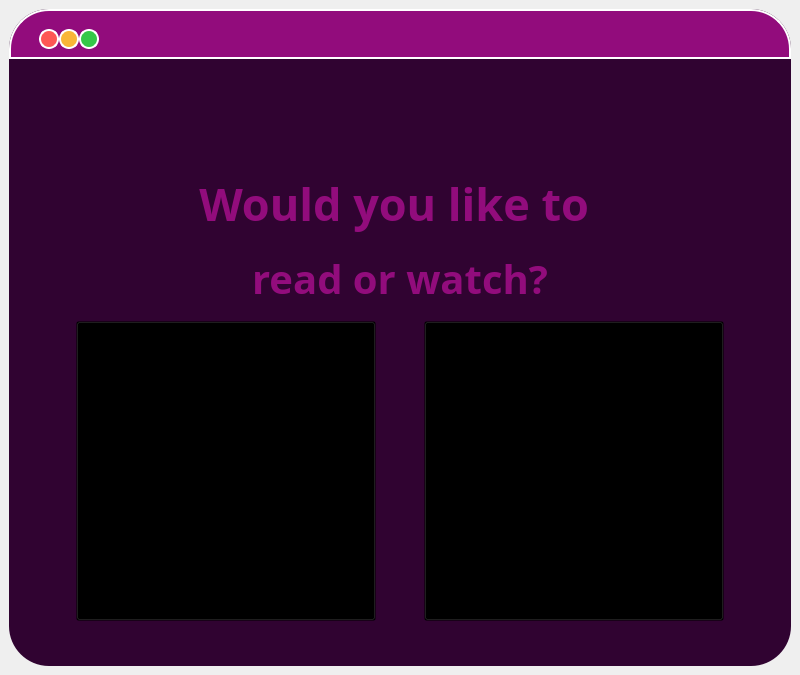
<?xml version="1.0" encoding="UTF-8"?>
<ui version="4.0">
 <class>MainWindow</class>
 <widget class="QMainWindow" name="MainWindow">
  <property name="geometry">
   <rect>
    <x>0</x>
    <y>0</y>
    <width>800</width>
    <height>675</height>
   </rect>
  </property>
  <property name="windowTitle">
   <string>MainWindow</string>
  </property>
  <widget class="QWidget" name="centralwidgetMainMenu">
   <layout class="QVBoxLayout" name="verticalLayout">
    <item>
     <widget class="QFrame" name="mainFrame">
      <property name="styleSheet">
       <string notr="true">QFrame{background:#300331;
border-style: solid;
  border-color: red;
border-radius:40;}


QPushButton:hover {
background: qradialgradient(
cx: 0.3, cy: -0.4, fx: 0.3, fy: -0.4,
radius: 1.35, stop: 0 #fff, stop: 1 #bbb
);
}

QSplitter::handle {
    background: none;
}

QPushButton:pressed {
border-style: inset;
background: qradialgradient(
cx: 0.4, cy: -0.1, fx: 0.4, fy: -0.1,
radius: 1.35, stop: 0 #fff, stop: 1 #ddd
);}</string>
      </property>
      <property name="frameShape">
       <enum>QFrame::StyledPanel</enum>
      </property>
      <property name="frameShadow">
       <enum>QFrame::Raised</enum>
      </property>
      <layout class="QHBoxLayout" name="horizontalLayout">
       <property name="leftMargin">
        <number>0</number>
       </property>
       <property name="topMargin">
        <number>0</number>
       </property>
       <property name="rightMargin">
        <number>0</number>
       </property>
       <property name="bottomMargin">
        <number>0</number>
       </property>
       <item>
        <widget class="QSplitter" name="splitter">
         <property name="styleSheet">
          <string notr="true">background:none;</string>
         </property>
         <property name="orientation">
          <enum>Qt::Vertical</enum>
         </property>
         <widget class="QWidget" name="layoutWidget">
          <layout class="QVBoxLayout" name="barLogo">
           <item>
            <widget class="QGroupBox" name="TabBar">
             <property name="minimumSize">
              <size>
               <width>0</width>
               <height>50</height>
              </size>
             </property>
             <property name="maximumSize">
              <size>
               <width>16777215</width>
               <height>50</height>
              </size>
             </property>
             <property name="styleSheet">
              <string notr="true">background:#920C7C;
border: 2px solid white;
border-radius:0;
border-top-left-radius: 40;
border-top-right-radius: 40;
</string>
             </property>
             <property name="title">
              <string/>
             </property>
             <widget class="QPushButton" name="btnClose">
              <property name="geometry">
               <rect>
                <x>30</x>
                <y>20</y>
                <width>20</width>
                <height>20</height>
               </rect>
              </property>
              <property name="styleSheet">
               <string notr="true">QPushButton{
background-color: #FD5754;
border-style: solid;
border-color: white;
border-width: 2px;
border-radius: 10px;
}

QPushButton:hover {
background: #37AED4;
}

QPushButton:pressed {
border-style: inset;
background: qradialgradient(
cx: 0.4, cy: -0.1, fx: 0.4, fy: -0.1,
radius: 1.35, stop: 0 #fff, stop: 1 #ddd
);}</string>
              </property>
              <property name="text">
               <string/>
              </property>
             </widget>
             <widget class="QPushButton" name="btnminimize">
              <property name="geometry">
               <rect>
                <x>50</x>
                <y>20</y>
                <width>20</width>
                <height>20</height>
               </rect>
              </property>
              <property name="styleSheet">
               <string notr="true">QPushButton{
background-color: #F9B637;
border-style: solid;
border-color: white;
border-width: 2px;
border-radius: 10px;
}

QPushButton:hover {
background: #37AED4;
}

QPushButton:pressed {
border-style: inset;
background: qradialgradient(
cx: 0.4, cy: -0.1, fx: 0.4, fy: -0.1,
radius: 1.35, stop: 0 #fff, stop: 1 #ddd
);}</string>
              </property>
              <property name="text">
               <string/>
              </property>
             </widget>
             <widget class="QPushButton" name="btnZoom">
              <property name="geometry">
               <rect>
                <x>70</x>
                <y>20</y>
                <width>20</width>
                <height>20</height>
               </rect>
              </property>
              <property name="styleSheet">
               <string notr="true">QPushButton{
background-color: #34C848;
border-style: solid;
border-color: white;
border-width: 2px;
border-radius: 10px;
}


QPushButton:hover {
background: #37AED4;
}

QPushButton:pressed {
border-style: inset;
background: qradialgradient(
cx: 0.4, cy: -0.1, fx: 0.4, fy: -0.1,
radius: 1.35, stop: 0 #fff, stop: 1 #ddd
);}</string>
              </property>
              <property name="text">
               <string/>
              </property>
             </widget>
            </widget>
           </item>
           <item>
            <widget class="QGroupBox" name="BooksLogo">
             <property name="minimumSize">
              <size>
               <width>0</width>
               <height>75</height>
              </size>
             </property>
             <property name="styleSheet">
              <string notr="true">border:none;</string>
             </property>
             <property name="title">
              <string/>
             </property>
             <layout class="QHBoxLayout" name="horizontalLayout_6">
              <item>
               <layout class="QHBoxLayout" name="horizontalLayout_5">
                <item>
                 <widget class="QLabel" name="label_9">
                  <property name="minimumSize">
                   <size>
                    <width>50</width>
                    <height>50</height>
                   </size>
                  </property>
                  <property name="styleSheet">
                   <string notr="true">background:none;
font-size:30px;
color:white;
font-weight:bold;
font-family:google sans;
image: url(:/logo/img/RecSy.png);</string>
                  </property>
                  <property name="text">
                   <string/>
                  </property>
                  <property name="margin">
                   <number>20</number>
                  </property>
                 </widget>
                </item>
                <item>
                 <widget class="QToolButton" name="btnGoProfile_2">
                  <property name="minimumSize">
                   <size>
                    <width>60</width>
                    <height>60</height>
                   </size>
                  </property>
                  <property name="styleSheet">
                   <string notr="true">QToolButton{
background:transparent;
image: url(:/profile/img/profile.png);
}
QToolButton:hover {
background: #920C7C;
border: solid 1px;
border-radius:25;
}

QToolButton:pressed {
border-style: inset;
background: #37AED4;}</string>
                  </property>
                  <property name="text">
                   <string/>
                  </property>
                 </widget>
                </item>
               </layout>
              </item>
             </layout>
            </widget>
           </item>
          </layout>
         </widget>
         <widget class="QWidget" name="layoutWidget_2">
          <layout class="QVBoxLayout" name="WholeBody">
           <property name="leftMargin">
            <number>25</number>
           </property>
           <property name="rightMargin">
            <number>25</number>
           </property>
           <property name="bottomMargin">
            <number>15</number>
           </property>
           <item>
            <layout class="QVBoxLayout" name="verticalLayout_2">
             <property name="spacing">
              <number>0</number>
             </property>
             <item>
              <widget class="QLabel" name="label_2">
               <property name="styleSheet">
                <string notr="true">QLabel{
font-size:45px;
color:#920C7C;
font-weight:bold;
font-family:Google Sans;
}</string>
               </property>
               <property name="text">
                <string>Would you like to </string>
               </property>
               <property name="alignment">
                <set>Qt::AlignCenter</set>
               </property>
              </widget>
             </item>
             <item>
              <widget class="QLabel" name="label_3">
               <property name="styleSheet">
                <string notr="true">QLabel{
font-size:40px;
color:#920C7C;
font-weight:bold;
font-family:Google Sans;
}</string>
               </property>
               <property name="text">
                <string>read or watch?</string>
               </property>
               <property name="alignment">
                <set>Qt::AlignCenter</set>
               </property>
              </widget>
             </item>
            </layout>
           </item>
           <item>
            <layout class="QHBoxLayout" name="horizontalLayout_2">
             <property name="bottomMargin">
              <number>30</number>
             </property>
             <item>
              <widget class="QToolButton" name="btnChooseBookCategory">
               <property name="minimumSize">
                <size>
                 <width>300</width>
                 <height>300</height>
                </size>
               </property>
               <property name="styleSheet">
                <string notr="true">QToolButton{
background:transparent;
image: url(:/book/img/book.png);
alignment:center;
}
QToolButton:hover {
background: #920C7C;
border: solid 1px;
border-radius:55;
}

QToolButton:pressed {
border-style: inset;
background: qradialgradient(
cx: 0.4, cy: -0.1, fx: 0.4, fy: -0.1,
radius: 1.35, stop: 0 #fff, stop: 1 #ddd
);}</string>
               </property>
               <property name="text">
                <string/>
               </property>
              </widget>
             </item>
             <item>
              <widget class="QToolButton" name="btnChooseMovieCategory">
               <property name="minimumSize">
                <size>
                 <width>300</width>
                 <height>300</height>
                </size>
               </property>
               <property name="styleSheet">
                <string notr="true">QToolButton{
image: url(:/popcorn/img/popcorn.png);
background:transparent;
}
QToolButton:hover {
background: #920C7C;
border: solid 1px;
border-radius:55;
}

QToolButton:pressed {
border-style: inset;
background: qradialgradient(
cx: 0.4, cy: -0.1, fx: 0.4, fy: -0.1,
radius: 1.35, stop: 0 #fff, stop: 1 #ddd
);}</string>
               </property>
               <property name="text">
                <string/>
               </property>
              </widget>
             </item>
            </layout>
           </item>
          </layout>
         </widget>
        </widget>
       </item>
      </layout>
     </widget>
    </item>
   </layout>
  </widget>
 </widget>
 <resources>
  <include location="../source.qrc"/>
 </resources>
 <connections/>
</ui>
